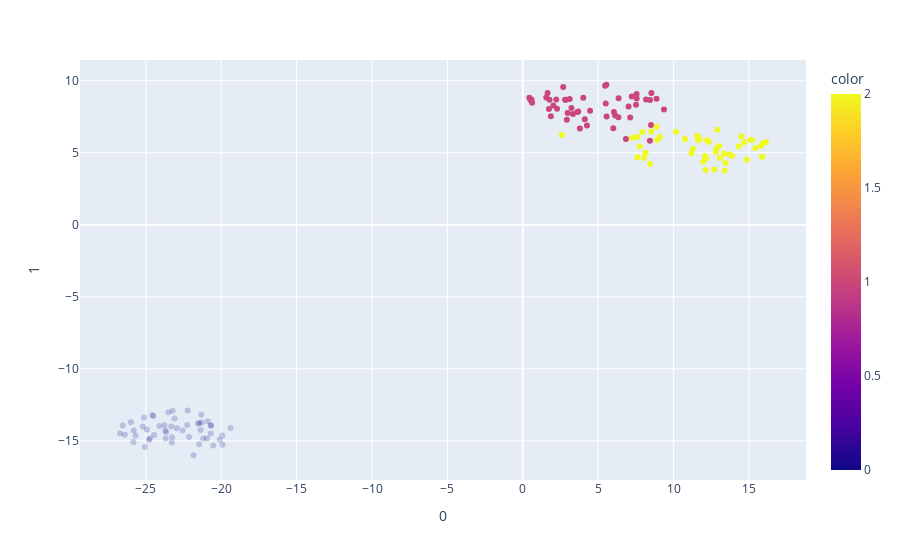

This figure's notebook cell:
### Code cell
plot_2d = px.scatter(data_2d, 0, 1, color=y)
plot_2d.show()

### Figure 1 — Plotly figure (JSON) as saved in the notebook; plotly's stock layout.template omitted (floating-point values rounded to 4 significant figures; data arrays with more than 128 entries replaced by an {"elided": "..."} marker saying what was removed)
{"data": [{"hoverlabel": {"namelength": 0}, "hovertemplate": "0=%{x}<br>1=%{y}<br>color=%{marker.color}", "legendgroup": "", "marker": {"color": {"elided": "150 int values"}, "coloraxis": "coloraxis", "symbol": "circle"}, "mode": "markers", "name": "", "selectedpoints": [50, 51, 52, 53, 54, 55, 56, 57, 58, 59, 60, 61, 62, 63, 64, 65, 66, 67, 68, 69, 70, 71, 72, 73, 74, 75, 76, 77, 78, 79, 80, 81, 82, 83, 84, 85, 86, 87, 88, 89, 90, 91, 92, 93, 94, 95, 96, 97, 98, 99, 100, 101, 102, 103, 104, 105, 106, 107, 108, 109, 110, 111, 112, 113, 114, 115, 116, 117, 118, 119, 120, 121, 122, 123, 124, 125, 126, 127, 128, 129, 130, 131, 132, 133, 134, 135, 136, 137, 138, 139, 140, 141, 142, 143, 144, 145, 146, 147, 148, 149], "showlegend": false, "type": "scatter", "x": {"elided": "150 float values"}, "xaxis": "x", "y": {"elided": "150 float values"}, "yaxis": "y"}], "layout": {"autosize": true, "coloraxis": {"colorbar": {"title": {"text": "color"}}, "colorscale": [[0, "#0d0887"], [0.1111, "#46039f"], [0.2222, "#7201a8"], [0.3333, "#9c179e"], [0.4444, "#bd3786"], [0.5556, "#d8576b"], [0.6667, "#ed7953"], [0.7778, "#fb9f3a"], [0.8889, "#fdca26"], [1, "#f0f921"]]}, "dragmode": "lasso", "hovermode": "closest", "legend": {"tracegroupgap": 0}, "margin": {"t": 60}, "xaxis": {"anchor": "y", "autorange": true, "domain": [0, 1], "range": [-29.36, 18.78], "title": {"text": "0"}, "type": "linear"}, "yaxis": {"anchor": "x", "autorange": true, "domain": [0, 1], "range": [-17.83, 11.54], "title": {"text": "1"}, "type": "linear"}}}
